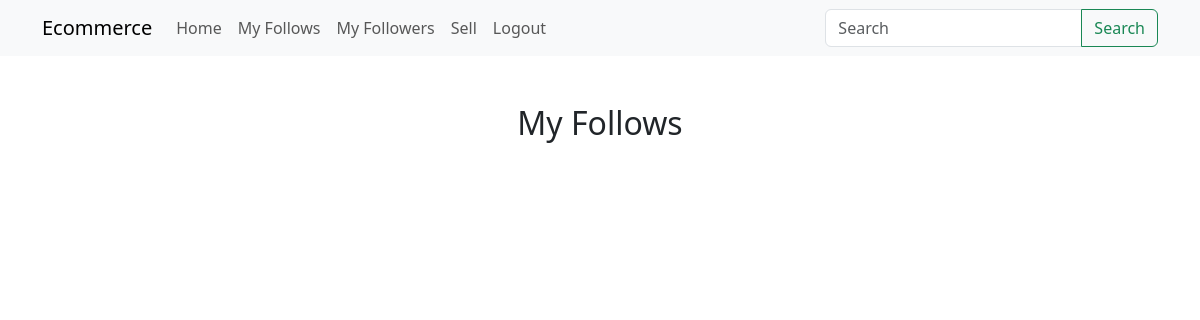
The app's page /follows/ (signed in), older data.
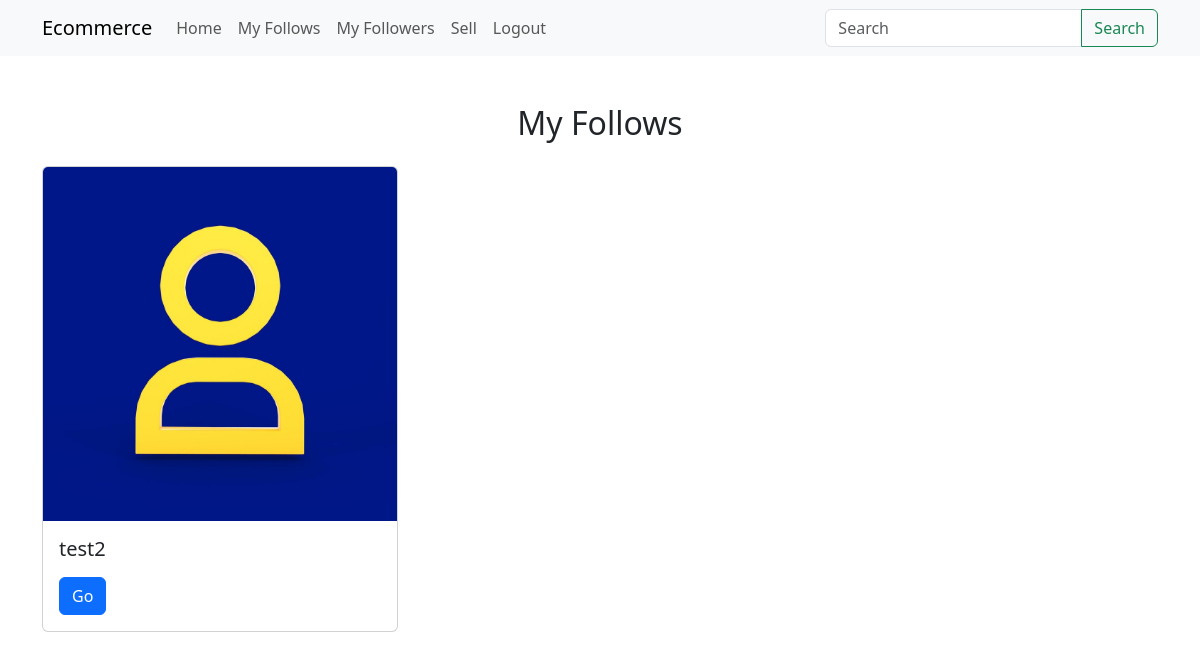
The same page, newer data.
### account/models.py (models this page shows, shortened)
class Profile(models.Model):
    DEFAULT_AVATAR = 'avatars/default-av.png'
    user = models.OneToOneField(User, on_delete=models.CASCADE)
    avatar = models.ImageField(default=DEFAULT_AVATAR, upload_to='avatars')
    bio = models.CharField(max_length=50, blank=True)
    date_joined = models.DateTimeField(auto_now_add=True, blank=True, null=True)

### account/views.py (the view)
# urls.py: path('follows/', MyFollowsListView.as_view(), name='my-follows'),
class MyFollowsListView(FollowsBaseListView):
    template_name = 'account/my_follows.html'
    def get_followers(self):
        return Follower.objects.filter(followed_by=self.request.user).values_list('user', flat=True)

### account/views.py (called while the page is built)
    def get_queryset(self):
        return Profile.objects.filter(user__in=self.get_followers())

### account/templates/account/my_follows.html (shortened to what this page needs)
{% extends 'item/base.html' %}
{% block content %}
  <div class="container mt-5">
    <h2 class="text-center mb-4">My Follows</h2>
      {% for profile in profiles %}
    <div class="row">
      <div class="col-md-4">
        <div class="card">
          <img src="{{ profile.avatar.url }}" class="card-img-top" alt="...">
          <div class="card-body">
            <h5 class="card-title">{{ profile.user.username }}</h5>
            <a href="{% url 'account:profile-detail' profile.id %}" class="btn btn-primary">Go</a>
          </div>
        </div>
      </div>
      {% endfor %}
    </div>
  </div>
{% endblock %}

Row changes from the older to the newer data that the page shows:
now on this page (row edited): Profile: avatar (placeholder picture), user.username "test2"
